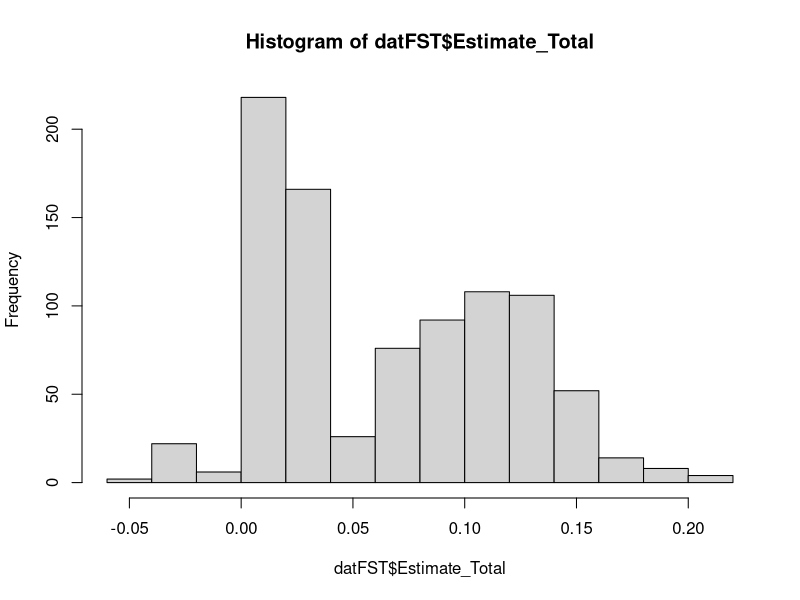
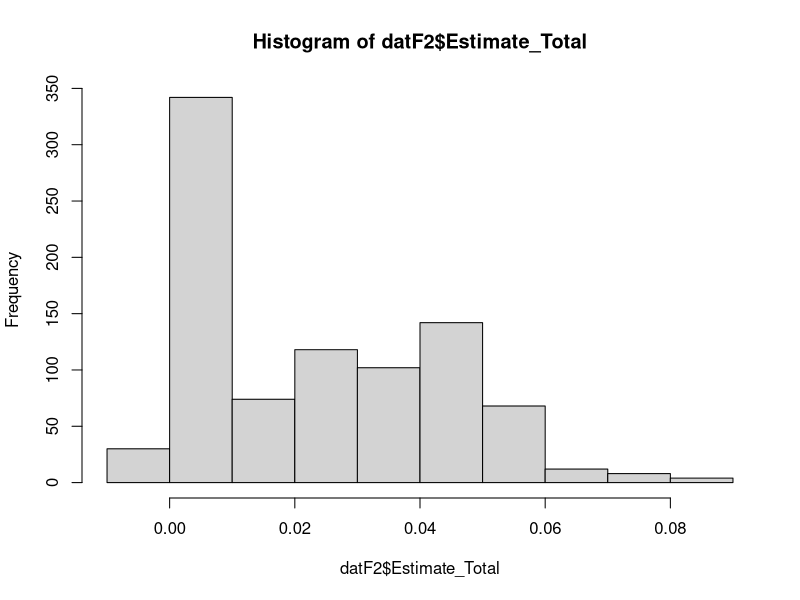

Recreate these plots in R, in order.
## ---- chunk 1
library(magrittr)
dat <- readr::read_tsv("fst_working/fstat_world_output.tsv") %>%
  dplyr::select(-c(c, d, Z_score_Jackknife))
datFST <- dat %>% dplyr::filter(Statistic == "FST")
datF2 <- dat %>% dplyr::filter(Statistic == "F2")
datFST
## ---- chunk 2
dat %>% dplyr::arrange(-Estimate_Total)
## ---- chunk 3
hist(datFST$Estimate_Total)
## ---- chunk 4
mean(datFST$Estimate_Total)
## ---- chunk 5
hist(datF2$Estimate_Total)
